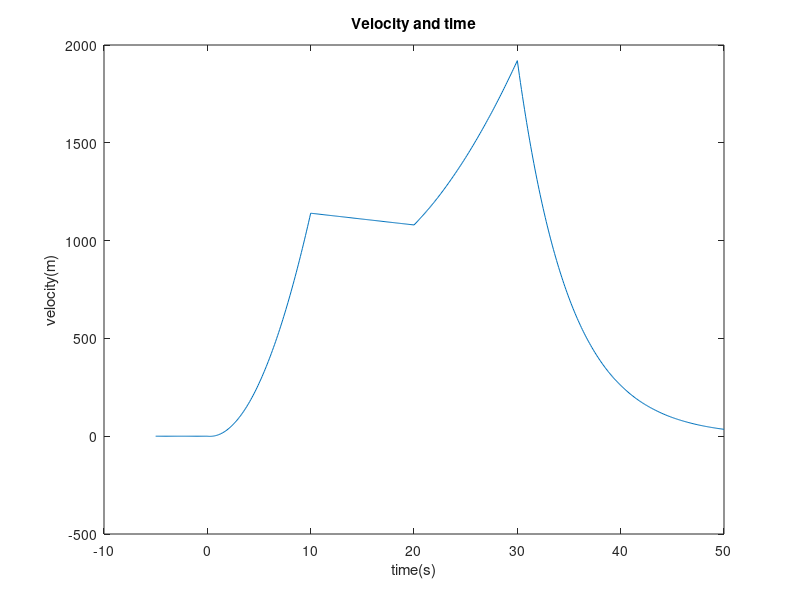

Write the MATLAB code that produced this figure.
clear;
clc;
a=1;
for t=-5:0.1:50
if t>=0&&t<=10
    v(a)=(12*(t^2))-(6*t);
elseif t>10&&t<=20
    v(a)=1200-(6*t);
elseif t>20&&t<=30
    v(a)=(54*t)+(3*((t-20)^2));
elseif t>30
    v(a)=1920*exp(-0.2*(t-30));
else
    v(a)=0;
end
a=a+1;
end
t=-5:0.1:50;
plot(t,v)
title('Velocity and time')
xlabel('time(s)')
ylabel('velocity(m)')
